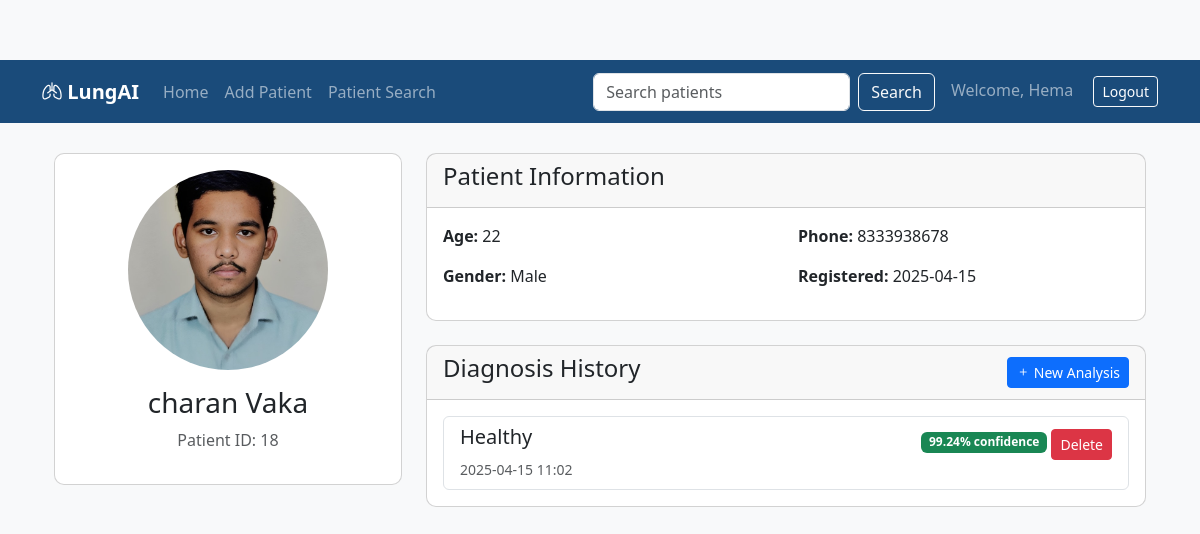
The page /patient/18 (signed in) on the database its author committed.
### app.py (models this page shows)
class Patient(db.Model):
    id = db.Column(db.Integer, primary_key=True)
    first_name = db.Column(db.String(50), nullable=False)
    last_name = db.Column(db.String(50), nullable=False)
    age = db.Column(db.Integer, nullable=False)
    gender = db.Column(db.String(10), nullable=False)
    phone = db.Column(db.String(20), nullable=False)
    photo = db.Column(db.String(200))
    registration_date = db.Column(db.DateTime, default=datetime.utcnow)
    doctor_id = db.Column(db.Integer, db.ForeignKey('doctor.id'), nullable=False)
    recordings = db.relationship('Recording', backref='patient', lazy=True)

class Recording(db.Model):
    id = db.Column(db.Integer, primary_key=True)
    file_path = db.Column(db.String(200), nullable=False)
    recording_date = db.Column(db.DateTime, default=datetime.utcnow)
    patient_id = db.Column(db.Integer, db.ForeignKey('patient.id'), nullable=False)
    diagnosis = db.relationship('Diagnosis', backref='recording', uselist=False)

class Diagnosis(db.Model):
    id = db.Column(db.Integer, primary_key=True)
    result = db.Column(db.String(100), nullable=False)
    confidence = db.Column(db.Float)
    recording_id = db.Column(db.Integer, db.ForeignKey('recording.id'), nullable=False)

### app.py (the view)
@app.route('/patient/<int:patient_id>')
def patient_details(patient_id):
    if 'user' not in session:
        return redirect(url_for('login'))
    patient = Patient.query.get_or_404(patient_id)
    print("DEBUG: Photo path stored in DB =", patient.photo)
    return render_template('patient_details.html', patient=patient)

### app.py (called while the page is built)
@app.context_processor
def utility_processor():
    def file_exists(path):
        return os.path.exists(os.path.join(app.config['UPLOAD_FOLDER'], path))
    return dict(file_exists=file_exists)

### templates/patient_details.html
{% extends 'base.html' %}
{% block content %}
<div class="container">
    <div class="row">
        <div class="col-md-4">
            <div class="card mb-4">
                <div class="card-body text-center">
                    {% if patient.photo %}
    <img src="{{ url_for('uploaded_file', filename=patient.photo) }}"
         class="img-fluid rounded-circle mb-3"
         style="width: 200px; height: 200px; object-fit: cover;">
{% else %}
    <img src="{{ url_for('static', filename='images/default-patient.jpg') }}"
         class="img-fluid rounded-circle mb-3"
         style="width: 200px; height: 200px; object-fit: cover;">
{% endif %}
                    <h3>{{ patient.first_name }} {{ patient.last_name }}</h3>
                    <p class="text-muted">Patient ID: {{ patient.id }}</p>
                </div>
            </div>
        </div>
        <div class="col-md-8">
            <div class="card mb-4">
                <div class="card-header">
                    <h4>Patient Information</h4>
                </div>
                <div class="card-body">
                    <div class="row">
                        <div class="col-md-6">
                            <p><strong>Age:</strong> {{ patient.age }}</p>
                            <p><strong>Gender:</strong> {{ patient.gender }}</p>
                        </div>
                        <div class="col-md-6">
                            <p><strong>Phone:</strong> {{ patient.phone }}</p>
                            <p><strong>Registered:</strong> {{ patient.registration_date.strftime('%Y-%m-%d') }}</p>
                        </div>
                    </div>
                </div>
            </div>
            <div class="card">
                <div class="card-header d-flex justify-content-between align-items-center">
                    <h4>Diagnosis History</h4>
                    <a href="{{ url_for('classify', patient_id=patient.id) }}" class="btn btn-sm btn-primary">
                        <i class="bi bi-plus"></i> New Analysis
                    </a>
                </div>
                <div class="card-body">
                    {% if patient.recordings %}
                    <div class="list-group">
                        {% for recording in patient.recordings %}
                        <div class="list-group-item">
                            <div class="d-flex justify-content-between">
                                <div>
                                    <h5>{{ recording.diagnosis.result if recording.diagnosis else 'No diagnosis' }}</h5>
                                    <small class="text-muted">
                                        {{ recording.recording_date.strftime('%Y-%m-%d %H:%M') }}
                                    </small>
                                </div>
                                <div class="text-end">
                                    {% if recording.diagnosis %}
                                        <span class="badge bg-{{ 'success' if recording.diagnosis.result == 'Healthy' else 'warning' }}">
                                            {{ recording.diagnosis.confidence }}% confidence
                                        </span>
                                        <form method="POST" action="{{ url_for('delete_diagnosis', diagnosis_id=recording.diagnosis.id) }}" onsubmit="return confirm('Are you sure you want to delete this diagnosis?');" style="display: inline;">
                                            <button type="submit" class="btn btn-sm btn-danger mt-1">Delete</button>
                                        </form>
                                    {% endif %}
                                </div>
                            </div>
                        </div>
                        {% endfor %}
                    </div>
                    {% else %}
                        <div class="alert alert-info">
                            No recordings found for this patient.
                        </div>
                    {% endif %}
                </div>
            </div>
        </div>
    </div>
</div>
{% endblock %}

### static/css/styles.css (style rules this page uses)
body { background-color: #f8f9fa; padding-top: 60px; }
.card { border-radius: 10px; }

### rows shown on the page
Patient: photo (picture), first_name "charan", last_name "Vaka", id "18", age "22", gender "Male", phone "8333938678", registration_date "2025-04-15"
Recording: diagnosis "Healthy", recording_date "2025-04-15 11:02", diagnosis.confidence "99.24"

### other values the page prints
{{ session['user'] }} "Hema"
